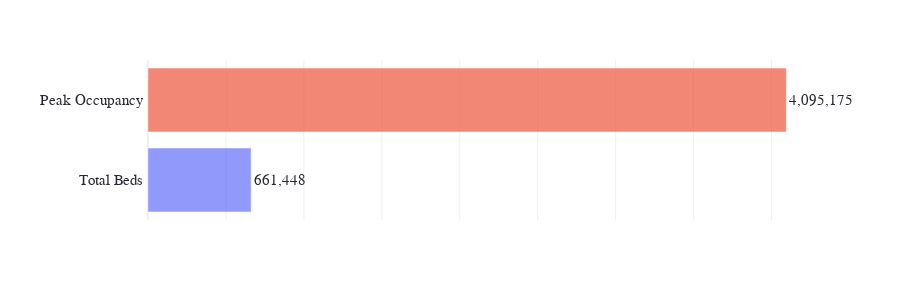

Notebook source saved alongside this figure:
### Code cell
peak_occupancy = df.loc[df.Status == "Need Hospitalization"]["Forecast"].max()

num_beds_comparison_chart = graphic.num_beds_occupancy_comparison_chart(
    num_beds_available=num_hospital_beds, 
    max_num_beds_needed=peak_occupancy)
num_beds_comparison_chart

### Figure 1 — Plotly figure (JSON) as saved in the notebook; plotly's stock layout.template omitted (floating-point values rounded to 4 significant figures)
{"data": [{"alignmentgroup": "True", "cliponaxis": false, "hoverlabel": {"namelength": 0}, "hovertemplate": "Color=b<br>Value=%{x}<br>Label=%{y}<br>Text=%{text}", "legendgroup": "b", "marker": {"color": "#636efa", "opacity": 0.7}, "name": "b", "offsetgroup": "b", "orientation": "h", "showlegend": true, "text": ["661,448  "], "textposition": "outside", "type": "bar", "x": [661448], "xaxis": "x", "y": ["Total Beds "], "yaxis": "y"}, {"alignmentgroup": "True", "cliponaxis": false, "hoverlabel": {"namelength": 0}, "hovertemplate": "Color=r<br>Value=%{x}<br>Label=%{y}<br>Text=%{text}", "legendgroup": "r", "marker": {"color": "#EF553B", "opacity": 0.7}, "name": "r", "offsetgroup": "r", "orientation": "h", "showlegend": true, "text": ["4,095,175  "], "textposition": "outside", "type": "bar", "x": [4095175], "xaxis": "x", "y": ["Peak Occupancy "], "yaxis": "y"}], "layout": {"barmode": "relative", "font": {"color": "#262730", "family": "Arial", "size": 15}, "height": 300, "legend": {"title": {"text": "Color"}, "tracegroupgap": 0}, "margin": {"t": 60}, "showlegend": false, "xaxis": {"anchor": "y", "domain": [0, 1], "showticklabels": false, "title": {"text": ""}}, "yaxis": {"anchor": "x", "domain": [0, 1], "showticklabels": true, "title": {"text": ""}}}}
